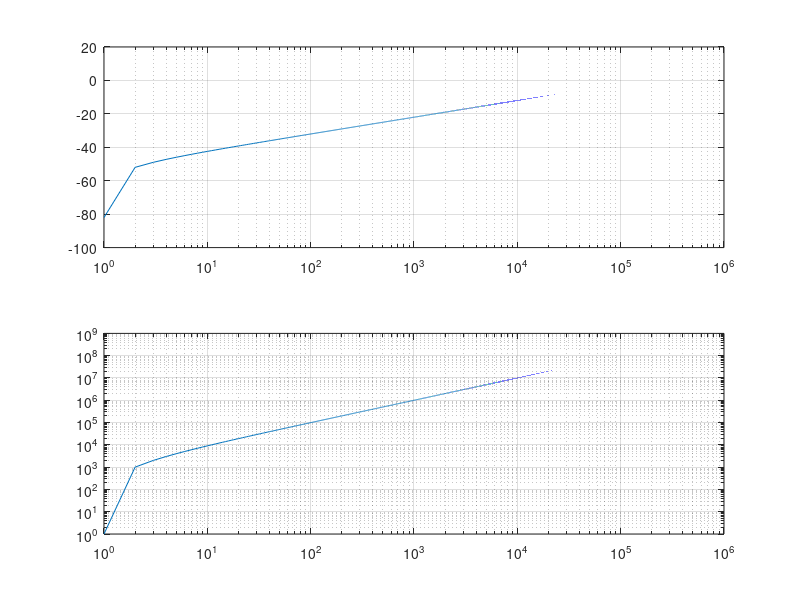

Here is the MATLAB script that generated this plot:
clear all;
clf;

i = 1:1e3:0.5e9;
% i = 1:100;
i_db = 10.*log10(i) -82;

subplot(211)
semilogx(i_db)
grid on
subplot(212)
loglog(i)
grid on